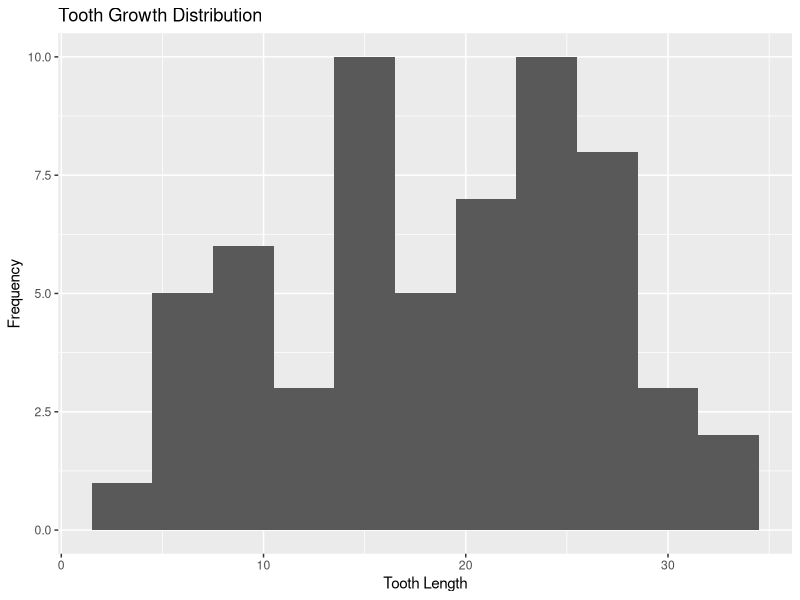
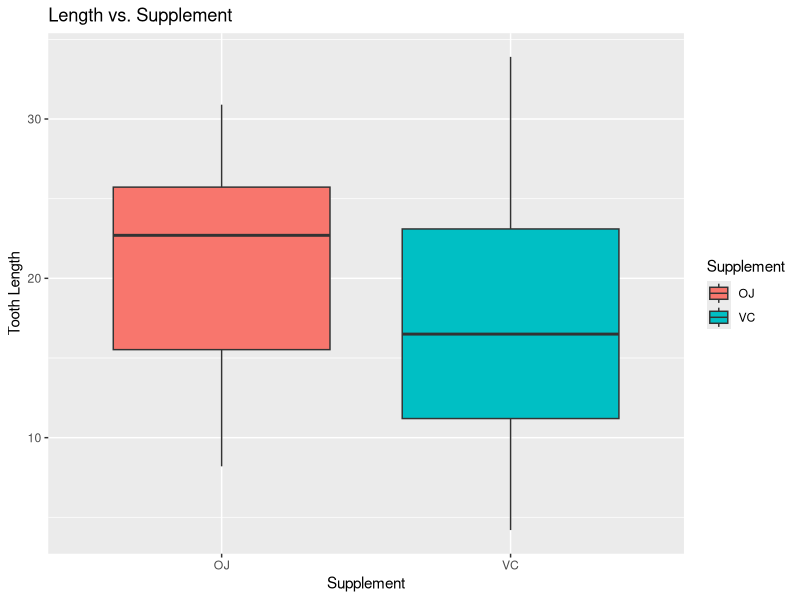
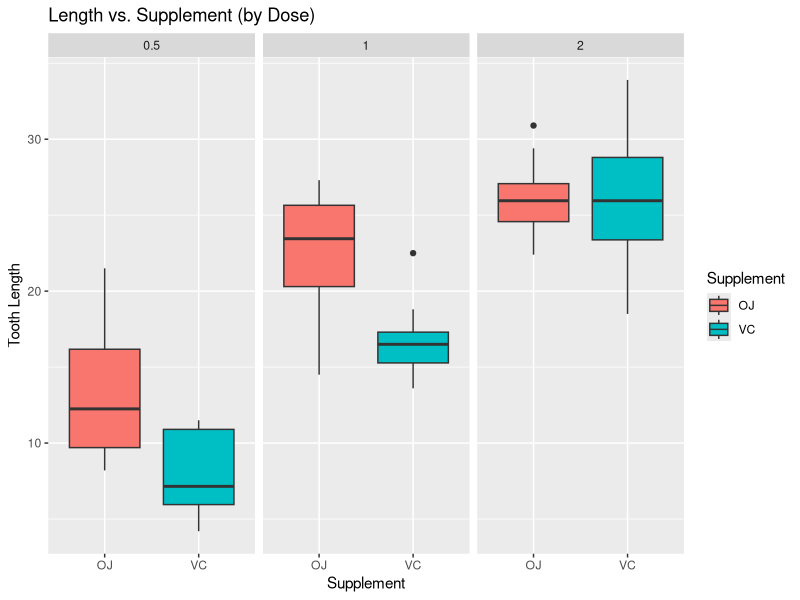
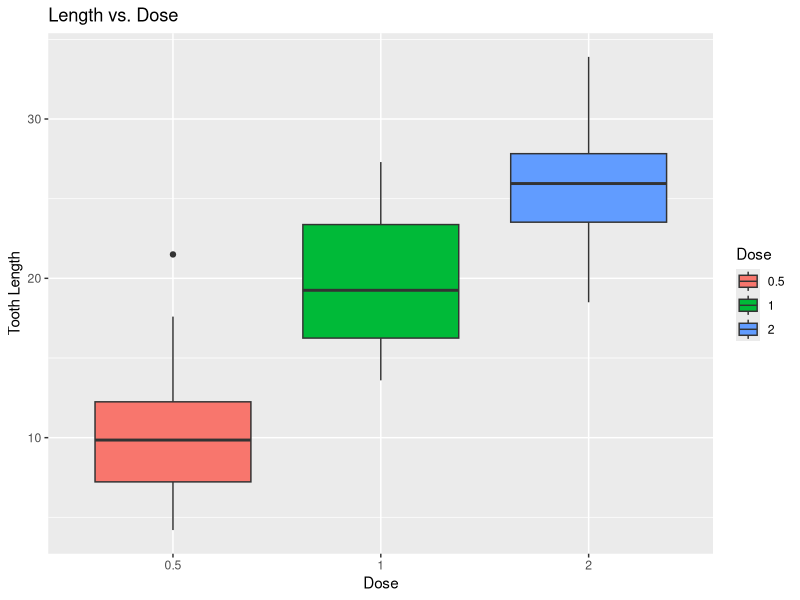
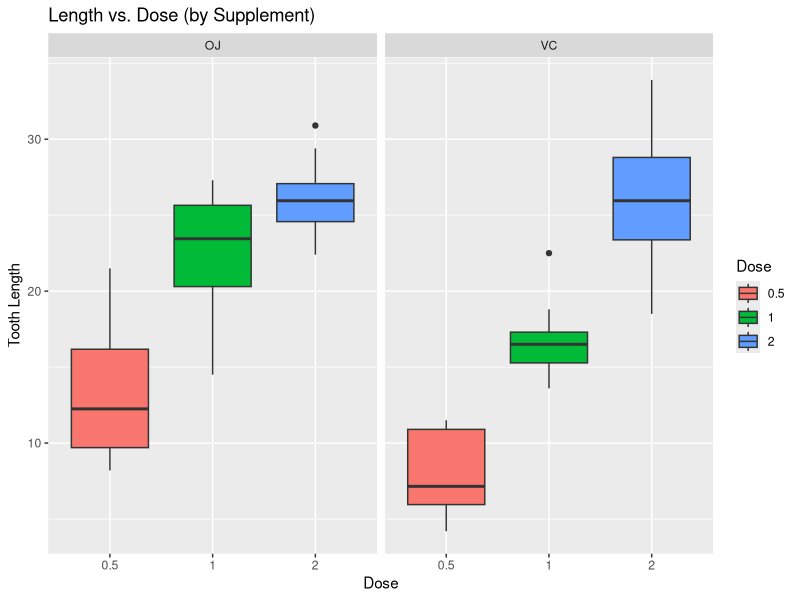

Write the R code that produced these figures, in order. (Note: this script raises an error after producing the figures.)
## ---- chunk 1
# Load packages
library(datasets)
library(ggplot2)

# Load data
data("ToothGrowth")
## ---- chunk 2
str(ToothGrowth)
## ---- chunk 3
head(ToothGrowth)
## ---- chunk 4
summary(ToothGrowth)
## ---- chunk 5
ggplot(ToothGrowth, aes(len)) +
      geom_histogram(binwidth = 3) +
      labs(title = "Tooth Growth Distribution") +
      xlab("Tooth Length") +
      ylab("Frequency")
## ---- chunk 6
ggplot(ToothGrowth, aes(supp, len)) +
      geom_boxplot(aes(fill = supp)) +
      labs(title = "Length vs. Supplement") +
      xlab("Supplement") +
      ylab("Tooth Length") +
      scale_fill_discrete(name="Supplement")

ggplot(ToothGrowth, aes(supp, len)) +
      geom_boxplot(aes(fill = supp)) +
      facet_grid(.~dose) +
      labs(title = "Length vs. Supplement (by Dose)") +
      xlab("Supplement") + 
      ylab("Tooth Length") +
      scale_fill_discrete(name = "Supplement")

ggplot(ToothGrowth, aes(factor(dose), len)) +
      geom_boxplot(aes(fill = factor(dose))) +
      labs(title = "Length vs. Dose") +
      xlab("Dose") +
      ylab("Tooth Length") +
      scale_fill_discrete(name = "Dose")

ggplot(ToothGrowth, aes(factor(dose), len)) +
      geom_boxplot(aes(fill = factor(dose))) +
      facet_grid(.~supp) +
      labs(title = "Length vs. Dose (by Supplement)") +
      xlab("Dose") +
      ylab("Tooth Length") +
      scale_fill_discrete(name = "Dose")
## ---- chunk 7
# T-Test to compare tooth length to supplement type
t.test(len ~ supp, paired = FALSE, var.equal = FALSE, data = ToothGrowth)
## ---- chunk 8
# Subset the data into different dosages
ToothGrowth_0.5 <- subset(ToothGrowth, dose == 0.5)
ToothGrowth_1.0 <- subset(ToothGrowth, dose == 1.0)
ToothGrowth_2.0 <- subset(ToothGrowth, dose == 2.0)
## ---- chunk 9
# T-Test to Compare tooth length and supplement type at a dose of 0.5 mg/day
t.test(len ~ supp, paired = FALSE, var.equal = FALSE, data = ToothGrowth_0.5)
## ---- chunk 10
# T-Test to compare tooth length and supplement type at a dose of 1.0 mg/day
t.test(len ~ supp, paired = FALSE, var.equal = FALSE, data = ToothGrowth_1.0)
## ---- chunk 11
# T-Test to compare tooth length and supplement type at a dose of 2.0 mg/day
t.test(len ~ supp, paired = FALSE, var.equal = FALSE, data = ToothGrowth_2.0)
## ---- chunk 12
# Subset the dosages into paired groupings based on supplement
ToothGrowth_0.5_1.0 <- subset(ToothGrowth, dose == c(0.5, 1.0))
ToothGrowth_1.0_2.0 <- subset(ToothGrowth, dose == c(1.0, 2.0))
ToothGrowth_0.5_2.0 <- subset(ToothGrowth, dose == c(0.5, 2.0))
## ---- chunk 13
# T-Test to compare a dose 0.5 mg/day to 1.0 mg/day
t.test(len ~ dose, paired = FALSE, var.equal = FALSE, data = ToothGrowth_0.5_1.0)
## ---- chunk 14
# T-Test to compare a dose of 1.0 mg/day to 2.0 mg/day
t.test(len ~ dose, paired = FALSE, var.equal = FALSE, data = ToothGrowth_1.0_2.0)
## ---- chunk 15
# T-Test to compare a dose of 0.5 mg/day to 2.0 mg/day
t.test(len ~ dose, paired = FALSE, var.equal = FALSE, data = ToothGrowth_0.5_2.0)
